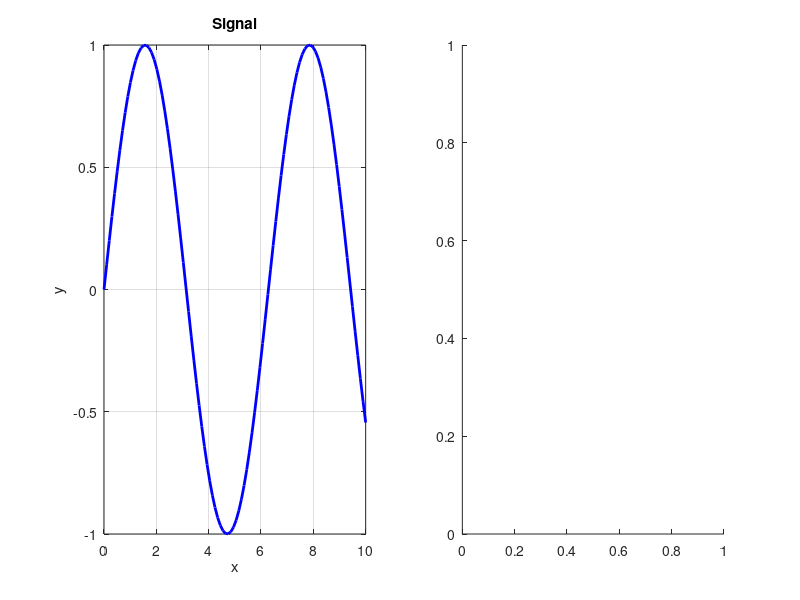

The MATLAB script that drew this image: (Note: this script raises an error after producing the figure.)
%% Section 1: Data Generation
% Generate sample data
x = linspace(0, 10, 100);
y = sin(x);

fprintf('Generated %d data points\n', length(x));

%% Section 2: Basic Statistics
% Calculate basic statistics
mean_y = mean(y);
std_y = std(y);
max_y = max(y);
min_y = min(y);

fprintf('Statistics:\n');
fprintf('Mean: %.4f\n', mean_y);
fprintf('Std Dev: %.4f\n', std_y);
fprintf('Max: %.4f\n', max_y);
fprintf('Min: %.4f\n', min_y);

%% Section 3: Plotting
% Create visualization
figure('Position', [100, 100, 800, 400]);

subplot(1, 2, 1);
plot(x, y, 'b-', 'LineWidth', 2);
title('Signal');
xlabel('x');
ylabel('y');
grid on;

subplot(1, 2, 2);
histogram(y, 20);
title('Distribution');
xlabel('Value');
ylabel('Count');
grid on;

sgtitle('Signal Analysis');
